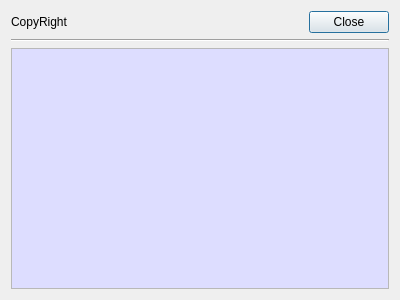
<?xml version="1.0" encoding="UTF-8"?>
<ui version="4.0">
 <class>CopyRightDlg</class>
 <widget class="QDialog" name="CopyRightDlg">
  <property name="geometry">
   <rect>
    <x>0</x>
    <y>0</y>
    <width>400</width>
    <height>300</height>
   </rect>
  </property>
  <property name="windowTitle">
   <string>CopyRight</string>
  </property>
  <layout class="QVBoxLayout" name="verticalLayout">
   <item>
    <layout class="QGridLayout" name="gridLayout">
     <item row="0" column="0">
      <widget class="QLabel" name="mCopyRightLabel">
       <property name="text">
        <string>CopyRight</string>
       </property>
      </widget>
     </item>
     <item row="0" column="2">
      <widget class="QPushButton" name="mCloseBtn">
       <property name="text">
        <string>Close</string>
       </property>
      </widget>
     </item>
     <item row="0" column="1">
      <spacer name="horizontalSpacer">
       <property name="orientation">
        <enum>Qt::Horizontal</enum>
       </property>
       <property name="sizeHint" stdset="0">
        <size>
         <width>40</width>
         <height>20</height>
        </size>
       </property>
      </spacer>
     </item>
    </layout>
   </item>
   <item>
    <widget class="Line" name="line">
     <property name="orientation">
      <enum>Qt::Horizontal</enum>
     </property>
    </widget>
   </item>
   <item>
    <widget class="QPlainTextEdit" name="mLicenseText">
     <property name="palette">
      <palette>
       <active>
        <colorrole role="Base">
         <brush brushstyle="SolidPattern">
          <color alpha="255">
           <red>221</red>
           <green>221</green>
           <blue>255</blue>
          </color>
         </brush>
        </colorrole>
       </active>
       <inactive>
        <colorrole role="Base">
         <brush brushstyle="SolidPattern">
          <color alpha="255">
           <red>221</red>
           <green>221</green>
           <blue>255</blue>
          </color>
         </brush>
        </colorrole>
       </inactive>
       <disabled/>
      </palette>
     </property>
    </widget>
   </item>
  </layout>
 </widget>
 <tabstops>
  <tabstop>mCloseBtn</tabstop>
  <tabstop>mLicenseText</tabstop>
 </tabstops>
 <resources/>
 <connections/>
</ui>
